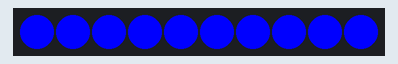
Simulated run of this sketch. Board: Arduino Uno, built with avr-gcc and run on an emulated ATmega328P. Parts: 10 RGB LEDs in strip order, left to right. Dim RGB values are drawn brighter than linear.

Above: at 0.15 s.
At 36.21 s:
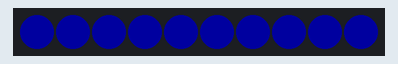

The sketch:

fastLEDFadeLightBy.ino
```cpp
#include <FastLED.h>

#define NUM_LEDS  10
#define DATA_PIN  2

CRGB led_array[ NUM_LEDS ];

void setup() {
  FastLED.addLeds<NEOPIXEL, DATA_PIN>(led_array, NUM_LEDS);
  FastLED.setMaxPowerInVoltsAndMilliamps(5, 500);
}

void loop() {
  // von BLAU (i=0) zu SCHWARZ (i=255)
  for (int i=0; i<256; i++) {
    // zuerst alle LEDs mit BLAU füllen
    fill_solid( &led_array[0], NUM_LEDS, CRGB::Blue );
    // dann alle LEDs Helligkeit reduzieren
    for (int j=0; j<NUM_LEDS; j++ ) {
      led_array[j].fadeLightBy(i);
    }
    FastLED.show();
    delay(10);
  }
  // zurück von SCHWARZ (i=0) zu BLAU (i=255)
  for (int i=0; i<256; i++) {
    // zuerst alle LEDs mit BLAU füllen
    fill_solid( &led_array[0], NUM_LEDS, CRGB::Blue );
    // dann alle LEDs Helligkeit reduzieren, aber INVERTIERT (255-i)
    for (int j=0; j<NUM_LEDS; j++ ) {
      led_array[j].fadeLightBy( 255-i );
    }
    FastLED.show();
    delay(10);
  }
}
```
